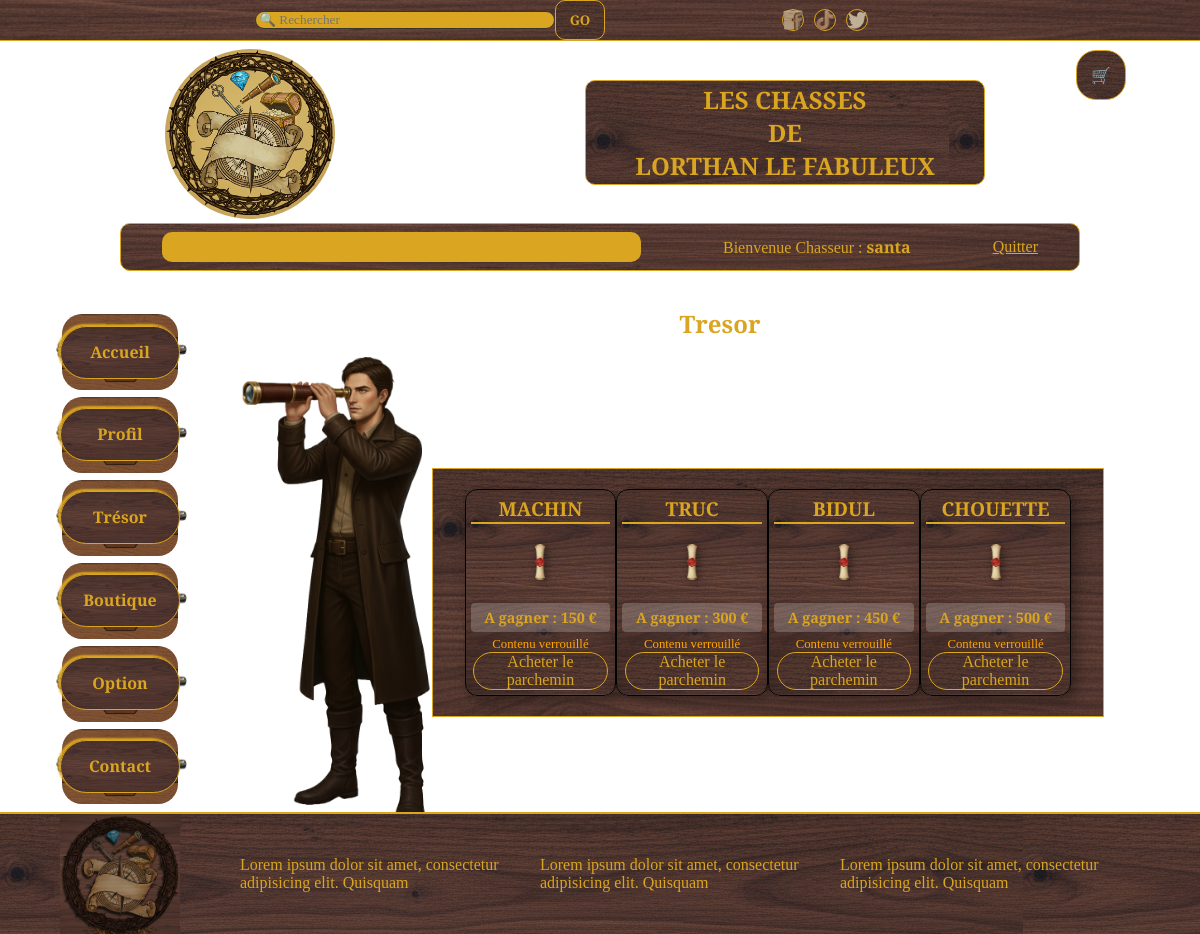
Page /index.php?page=tresor (signed in) on the committed database.
### tables this page shows
CREATE TABLE `quete` (
  `id` int(11) NOT NULL,
  `nom` varchar(50) NOT NULL,
  `description` varchar(255) DEFAULT NULL,
  `statut` int(11) DEFAULT NULL,
  `composition_tresor` varchar(50) NOT NULL,
  `prix` decimal(15,2) NOT NULL,
  `numChasseur` int(11) DEFAULT NULL
);

### public/index.php (called while the page is built, shortened)
<?php
require_once __DIR__ . '/../autoloader.php';
$erreur = null;
$page = $_GET['page'] ?? 'accueil';
$data = ['erreur' => $erreur];
View::render($page, $data);

### src/Database.php (called while the page is built, shortened)
<?php
class Database{
    private string $host = "localhost";
    private string $db_name = "ue2";
    private string $username = "root";
    private string $password = "root";
    private static ?Database $_instance = null;
    private ?PDO $pdo = null;
    public static function getInstance(): Database{
        if(Database::$_instance ===null){
            Database::$_instance = new self();
        }
        return Database::$_instance;
    }
    public function __construct(){
        $dsn = "mysql:host=$this->host;dbname=$this->db_name";
        $connexion = null;
        try{
            $connexion = new PDO ( $dsn,  $this->username, $this->password);
            $connexion -> exec("SET NAMES utf8");
        } catch (PDOException $e){
            echo("erreur : ".$e->getMessage());
        }
        $this->pdo = $connexion;
    }
    public function getConnection(): PDO{
            return $this->pdo;
    }
}
?>

### src/Repository/RelationCQERepository.php (called while the page is built, shortened)
<?php
class RelationCQERepository {
    private PDO $conn;
    public function __construct() {
        $this->conn = Database::getInstance()->getConnection();
    }
    public function getTresor(int $idChasseur): array {
        $sql = "SELECT q.*, r.id_etat
            FROM quete q
            LEFT JOIN relation_chasseur_quete r ON q.id = r.num_quete AND r.numChasseur = :id";
        $stmt = $this->conn->prepare($sql);
        $stmt->execute(['id' => $idChasseur]);
        return $stmt->fetchAll(PDO::FETCH_ASSOC);
    }
}

### autoloader.php (called while the page is built, shortened)
<?php
function autoloader(string $className){
    $prefix = 'App\\';
    $base_dir = __DIR__.'/src/';
    $len = strlen($prefix);
   $relative_className = substr($className, $len);
   $file = $base_dir . str_replace('\\','/', $relative_className) . '.php';
}
?>

### src/Utils/AfficheurQuete.php (the view, shortened to what this page needs)
<?php
class AfficheurQuete {
    public static function renderCardTresor(array $quete): string {
        $nom = $quete['nom'];
        $idQuete = $quete['id'];
        $composition = $quete['composition_tresor'];
        $etat = $quete['id_etat'];
        $nom = str_replace(' ', '',$nom);
    $html = "<table id='tableBoutique'>
                <tr><td id='tdNom' colspan='2'><h2>" . htmlspecialchars($nom) . "</h2></td></tr>
                <tr><td colspan='2'><img id='imageParchemin' src='image/parchemin.png'/></td></tr>
                <tr>
                    <td id='tdButin' colspan='2'>A gagner : " . htmlspecialchars($composition) . "</td>
                </tr>";
    $html .= "<tr><td colspan='2' style='text-align:center;'>";
    if ($etat === null || $etat == 1) {
        $html .= "<p style='color:orange; font-size:0.8em;'>Contenu verrouillé</p>";
        $html .= "<a class='bouttonSocial' href='index.php?page=boutique'>Acheter le parchemin</a>";
    } else {
        $boutonTexte = ($etat == 3) ? 'Continuer' : 'Commencer';
        $html .= "<form method='post' action='index.php?page={$nom}'>
                    <input type='hidden' name='id' value='{$idQuete}'>
                    <button type='submit' name='action' value='commencer' >{$boutonTexte}</button>
                  </form>";
    }
    $html .= "</td></tr></table>";
    return $html;
}
}

### templates/tresor.php (shortened to what this page needs)
<?php
  $relationRepo = new RelationCQERepository();
  $idChasseur = $_SESSION['user_id'] ?? 0;
  $quetesSelectionnees = $relationRepo->getTresor($idChasseur);
?>
<h2 style="color: goldenrod; text-align: center;">Tresor</h2>
<div id="chasseCorp">
  <img
    id="chasseImage"
    src="image/chasseImage.png"
    alt="image de lorthan"
  />
  <div id="chasseDiv">
    <?php foreach($quetesSelectionnees as $quete): ?>
      <?= AfficheurQuete::renderCardTresor($quete); ?>
    <?php endforeach; ?>
  </div>
</div>

### public/style.css (style rules this page uses)
:root { --primary-color: goldenrod; --secondary-color: #635419fe; --troisieme-color: brown; --text-color-1: goldenrod; --text-color-2: #332902; --font-primary: "Cinzel Decorative", serif; }
* { margin: 0; padding: 0; box-sizing: border-box; font-family: "Cinzel Decorative", serif; }
body { display: flex; flex-direction: column; justify-content: center; align-items: center; overflow-x: hidden; background-image: url("image/BG.png"); background-repeat: no-repeat; background-position: center; background-size: cover; width: 100vw; height: fit-content; }
#tableBoutique { background: url("image/fondbandeausocial.png"), #dcb88a; background-size: cover; border: 1px solid #000; border-radius: 12px; height: fit-content; box-shadow: 5px 5px 15px rgba(0, 0, 0, 0.4); transition: transform 0.3s ease; border-collapse: separate; border-spacing: 5px; }
#tdNom h2 { font-size: 1.2rem; color: #daa520; text-align: center; text-transform: uppercase; border-bottom: 2px solid #daa520; }
#imageParchemin { display: block; width: 10px; height: auto; margin: 15px auto; filter: drop-shadow(2px 2px 4px rgba(0, 0, 0, 0.5)); }
#tdPrix, #tdButin { font-weight: bold; color: #daa520; font-size: 0.9rem; text-align: center; background: rgba(255, 255, 255, 0.2); padding: 5px; border-radius: 4px; min-width: 83px; }
#chasseCorp { display: flex; flex-direction: row; justify-content: start; align-items: center; height: fit-content; width: 100%; }
#chasseImage { width: 20%; }
#chasseDiv { display: flex; flex-direction: row; justify-content: center; align-items: center; background-image: url(image/fondbandeausocial.png); border: #daa520 1px solid; width: 70%; height: fit-content; padding-top: 20px; padding-bottom: 20px; }
@media screen and (max-width: 1350px) { body { height: auto; } }
@media screen and (max-width: 1350px) { #chasseCorp { height: 100%; } }
@media screen and (max-width: 1350px) { #chasseImage { width: 20%; } }

### rows in the picture
quete: nom "MACHIN", composition_tresor "150 €"
quete: nom "TRUC", composition_tresor "300 €"
quete: nom "BIDUL", composition_tresor "450 €"
quete: nom "CHOUETTE", composition_tresor "500 €"

### other values in the picture
$_SESSION['user_pseudo'] "santa"
